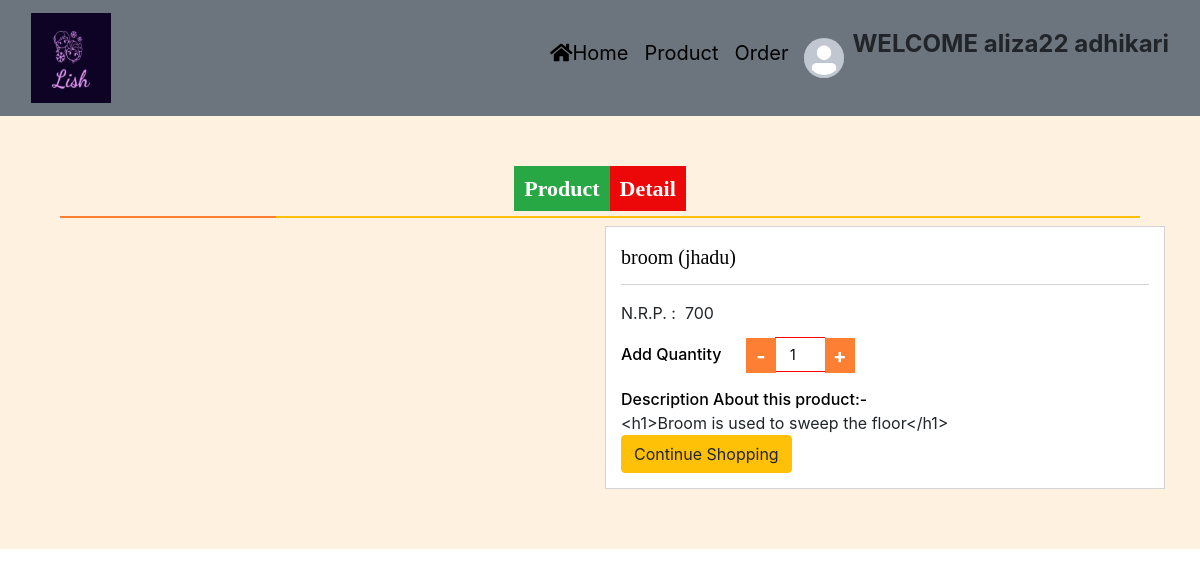
Page /product-detail/6/ (signed in) on the committed database.
### lishapp/models.py (models this page shows, shortened)
class Product(models.Model):
    category = models.ForeignKey(category, on_delete=models.CASCADE, null=False, blank=False, default=False)
    name = models.CharField(max_length=200, null=False, blank=False,default=False)
    description = HTMLField()
    image = models.FileField(null=False, blank=False,default=False)
    quantity = models.PositiveIntegerField(null=True, blank=True)
    price =models.CharField(max_length=100, null=False, blank=False,default=False)
    mfgdate =models.DateTimeField(default=timezone.now)
    expdate = models.DateTimeField(null=True,blank=True)
    costperpro = models.CharField(max_length=100,null=True,blank=True,default=False)

### lishapp/views.py (the view)
# urls.py: path('product-detail/<int:pid>/', views.product_detail, name="product_detail"),
def product_detail(request, pid):
    product = Product.objects.get(id=pid)
    return render(request, "product_detail.html", locals())

### lishapp/templates/product_detail.html (shortened to what this page needs)
{% load static %}
<html>
<head>
    <link href="{% static 'css/p-detail.css' %}" rel="stylesheet"/>
    <link href="https://w3learnpoint.com/cdn/jquery-picZoomer.css" rel="stylesheet"/>
    <link href="https://cdnjs.cloudflare.com/ajax/libs/OwlCarousel2/2.3.4/assets/owl.carousel.css" rel="stylesheet"/>
    <link href="https://cdnjs.cloudflare.com/ajax/libs/OwlCarousel2/2.3.4/assets/owl.theme.default.min.css" rel="stylesheet"/>
</head>
<body>
{% include 'navigation.html' %}
<section id="services" class="services section-bg">
    <div class="container">
      <div class="col-sm-12 text-center mb-4 title_bx">
        <h3 class="title"><span class="header-title-1">Product</span><span class="header-title-2">Detail</span></h3>
      </div>
       <div class="row row-sm">
          <div class="col-md-6 _boxzoom">
          </div>
          <div class="col-md-6">
             <div class="_product-detail-content">
                <p class="_p-name product-name">{{product.name}} </p>
                <div class="_p-price-box">
                   <div class="p-list">
                      <span> N.R.P. :  {{product.price}}     </span>
                   </div>
                   <div class="_p-add-cart">
                      <div class="_p-qty">
                         <span>Add Quantity</span>
                         <div class="value-button decrease_" id="" value="Decrease Value">-</div>
                         <input type="number" name="qty" id="number" value="1" />
                         <div class="value-button increase_" id="" value="Increase Value">+</div>
                      </div>
                   </div>
                   <div class="_p-features">
                      <span> Description About this product:- </span>
                      {{product.description}}
                   </div>
                    <a href="/user-product/0/"  class="btn btn-warning" style="float-right">Continue Shopping </a>
                </div>
             </div>
          </div>
       </div>
    </div>
</section>

### lishapp/templates/navigation.html (shortened to what this page needs)
{% load static %}
<link rel="stylesheet" href="https://stackpath.bootstrapcdn.com/bootstrap/4.1.3/css/bootstrap.min.css"
>
<link rel="stylesheet" href="https://use.fontawesome.com/releases/v5.2.0/css/all.css"
>
<link rel="stylesheet" href="https://cdnjs.cloudflare.com/ajax/libs/animate.css/3.7.2/animate.min.css">
<link rel="stylesheet" href="{% static 'css/mystyle.css' %}">
 <nav class="navbar navbar-expand-sm bg-secondary navbar-dark">
  <div class="container-fluid">
    <a class="navbar-brand" href="#">
      <img src="{% static 'logo.jpg' %}"  width="80" height="90"></a>
    <div class="collapse navbar-collapse" id="navbarSupportedContent">
      <ul class="navbar-nav pl-5 custom-nav ml-auto">
        <li class="nav-item">
          <a class="nav-link active" href="/index/">
          <i class="fas fa-home"></i>Home{{is_authenticated}}</a></i>
        </li>
        <li clas="nav-item">
        <a class="nav-link active" href="/user-product/0/">
        Product {% if not request.user.is_authenticated %}</a></li>
         <li class="nav-item">
          <a class="nav-link active" aria-current="page" href="/about/">About Us</a>
        </li>
         <li class="nav-item">
          <a class="nav-link active" aria-current="page" href="/userregis/"> Sign up</a>
        </li>
         <li class="nav-item">
          <a class="nav-link active" aria-current="page" href="/ulogin/">Sign in</a>
        </li>
         <li class="nav-item">
          <a class="nav-link active" aria-current="page" href="/adminlog/">Admin Login</a>
        </li>
          {% else %}
        <li class="nav-item"><a class="nav-link" href="/order/">Order</a>
        </li>
                <li class="nav-item dropdown">
                    <a class="nav-link " href="#" id="navbarDropdown" role="button" data-toggle="dropdown"
                       aria-haspopup="true" aria-expanded="false">
                        <img src="{% static 'img/ua.png' %}"
                             style="width:40px;height:40px;border-radius:50%"/>
                    </a>
        </li>
         <h4><strong>WELCOME {{user.first_name}} {{user.last_name}}</strong></h4>
        </ul>
         </div>
      {% endif %}
  </div>
</nav>

### lishapp/static/css/p-detail.css (style rules this page uses)
.section-bg { background-color: #fff1e0; }
section { padding: 60px 0; }
.row-sm .col-md-6 { padding-left: 5px; padding-right: 5px; }
._product-detail-content { background: #fff; padding: 15px; border: 1px solid lightgray; }
._product-detail-content p._p-name { color: black; font-size: 20px; border-bottom: 1px solid lightgray; padding-bottom: 12px; }
.p-list span { margin-right: 15px; }
._p-qty > span { color: black; margin-right: 15px; font-weight: 500; }
._p-qty .value-button { display: inline-flex; border: 0px solid #ddd; margin: 0px; width: 30px; height: 35px; justify-content: center; align-items: center; background: #fd7f34; -webkit-touch-callout: none; -webkit-user-select: none; -khtml-user-select: none; -moz-user-select: none; -ms-user-select: none; user-select: none; color: #fff; }
._p-qty .value-button { border: 0px solid #fe0000; height: 35px; font-size: 20px; font-weight: bold; }
._p-qty input#number { text-align: center; border: none; border-top: 1px solid #fe0000; border-bottom: 1px solid #fe0000; margin: 0px; width: 50px; height: 35px; font-size: 14px; box-sizing: border-box; }
._p-add-cart { margin-left: 0px; margin-bottom: 15px; }
.p-list { margin-bottom: 10px; }
._p-features > span { display: block; font-size: 16px; color: #000; font-weight: 500; }
.title_bx h3.title { font-size: 22px; text-transform: capitalize; position: relative; color: #fd7f34; font-weight: 700; line-height: 1.2em; }
.title_bx h3.title:before { content: ""; height: 2px; width: 20%; position: absolute; left: 0px; z-index: 1; top: 40px; background-color: #fd7f34; }
.title_bx h3.title:after { content: ""; height: 2px; width: 100%; position: absolute; left: 0px; top: 40px; background-color: #ffc107; }
._p-qty .decrease_ { position: relative; right: -5px; top: 3px; }
._p-qty .increase_ { position: relative; top: 3px; left: -5px; }
.header-title-1 { background-color: #28a745; color:white; padding:10px; font-family: 'Times New Roman', Times, serif; }
.header-title-2 { background-color: #ec0808; color:white; padding:10px; font-family: 'Times New Roman', Times, serif; }
.product-name { font-family: 'Times New Roman', Times, serif; }

### lishapp/static/css/mystyle.css (style rules this page uses)
.navbar-brand { font-family: 'Monotype Corsiva'; font-size: 35px; font-weight: bold; }
.nav-link,.dropdown-item { color: black !important; font-size : 20px }
html { scroll-behavior:smooth; }

### rows in the picture
Product: name "broom (jhadu)", price "700", description "<h1>Broom is used to sweep the floor</h1>"

### other values in the picture
{{ user.first_name }} "aliza22"
{{ user.last_name }} "adhikari"
